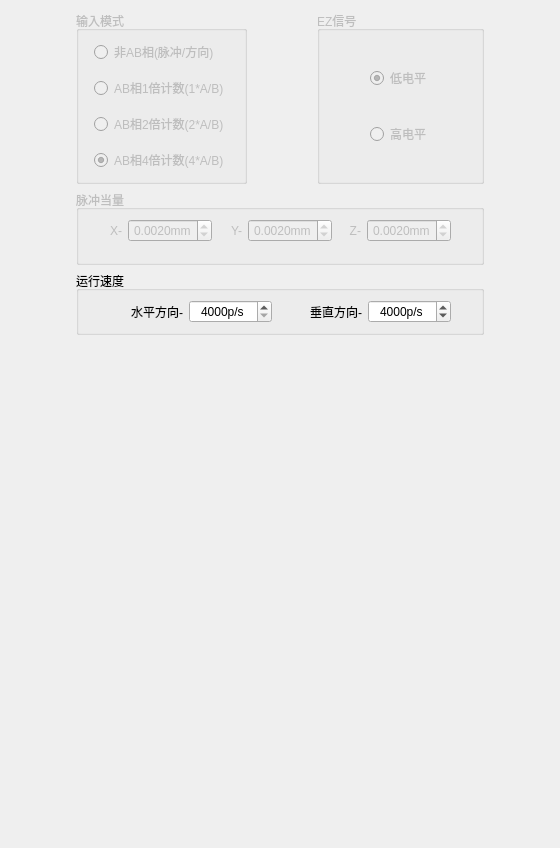
     <widget class="QWidget" name="tabEncoder">
      <attribute name="title">
       <string>Encoder</string>
      </attribute>
      <layout class="QGridLayout" name="gridLayout_5">
       <item row="1" column="1">
        <widget class="QGroupBox" name="groupBox_15">
         <property name="enabled">
          <bool>false</bool>
         </property>
         <property name="title">
          <string>脉冲当量</string>
         </property>
         <layout class="QHBoxLayout" name="horizontalLayout_9">
          <property name="leftMargin">
           <number>20</number>
          </property>
          <property name="rightMargin">
           <number>30</number>
          </property>
          <property name="bottomMargin">
           <number>20</number>
          </property>
          <item>
           <widget class="QLabel" name="label_28">
            <property name="text">
             <string>X-</string>
            </property>
            <property name="alignment">
             <set>Qt::AlignRight|Qt::AlignTrailing|Qt::AlignVCenter</set>
            </property>
           </widget>
          </item>
          <item>
           <widget class="QDoubleSpinBox" name="xEquivalency">
            <property name="enabled">
             <bool>false</bool>
            </property>
            <property name="alignment">
             <set>Qt::AlignCenter</set>
            </property>
            <property name="readOnly">
             <bool>false</bool>
            </property>
            <property name="accelerated">
             <bool>true</bool>
            </property>
            <property name="suffix">
             <string>mm</string>
            </property>
            <property name="decimals">
             <number>4</number>
            </property>
            <property name="minimum">
             <double>0.000000000000000</double>
            </property>
            <property name="maximum">
             <double>1.000000000000000</double>
            </property>
            <property name="singleStep">
             <double>0.000100000000000</double>
            </property>
            <property name="value">
             <double>0.002000000000000</double>
            </property>
           </widget>
          </item>
          <item>
           <widget class="QLabel" name="label_29">
            <property name="text">
             <string>Y-</string>
            </property>
            <property name="alignment">
             <set>Qt::AlignRight|Qt::AlignTrailing|Qt::AlignVCenter</set>
            </property>
           </widget>
          </item>
          <item>
           <widget class="QDoubleSpinBox" name="yEquivalency">
            <property name="alignment">
             <set>Qt::AlignCenter</set>
            </property>
            <property name="accelerated">
             <bool>true</bool>
            </property>
            <property name="suffix">
             <string>mm</string>
            </property>
            <property name="decimals">
             <number>4</number>
            </property>
            <property name="minimum">
             <double>0.000000000000000</double>
            </property>
            <property name="maximum">
             <double>1.000000000000000</double>
            </property>
            <property name="singleStep">
             <double>0.000100000000000</double>
            </property>
            <property name="value">
             <double>0.002000000000000</double>
            </property>
           </widget>
          </item>
          <item>
           <widget class="QLabel" name="label_30">
            <property name="text">
             <string>Z-</string>
            </property>
            <property name="alignment">
             <set>Qt::AlignRight|Qt::AlignTrailing|Qt::AlignVCenter</set>
            </property>
           </widget>
          </item>
          <item>
           <widget class="QDoubleSpinBox" name="zEquivalency">
            <property name="alignment">
             <set>Qt::AlignCenter</set>
            </property>
            <property name="accelerated">
             <bool>true</bool>
            </property>
            <property name="suffix">
             <string>mm</string>
            </property>
            <property name="decimals">
             <number>4</number>
            </property>
            <property name="minimum">
             <double>0.000000000000000</double>
            </property>
            <property name="maximum">
             <double>1.000000000000000</double>
            </property>
            <property name="singleStep">
             <double>0.000100000000000</double>
            </property>
            <property name="value">
             <double>0.002000000000000</double>
            </property>
           </widget>
          </item>
         </layout>
        </widget>
       </item>
       <item row="2" column="1">
        <widget class="QGroupBox" name="groupBox_16">
         <property name="title">
          <string>运行速度</string>
         </property>
         <layout class="QHBoxLayout" name="horizontalLayout_10">
          <property name="leftMargin">
           <number>20</number>
          </property>
          <property name="rightMargin">
           <number>30</number>
          </property>
          <item>
           <widget class="QLabel" name="label_31">
            <property name="text">
             <string>水平方向-</string>
            </property>
            <property name="alignment">
             <set>Qt::AlignRight|Qt::AlignTrailing|Qt::AlignVCenter</set>
            </property>
           </widget>
          </item>
          <item>
           <widget class="QDoubleSpinBox" name="xyLineVectorVel">
            <property name="toolTip">
             <string>&lt;html&gt;&lt;head/&gt;&lt;body&gt;&lt;p&gt;&lt;span style=&quot; font-weight:600;&quot;&gt;全局&lt;/span&gt;&lt;/p&gt;&lt;/body&gt;&lt;/html&gt;</string>
            </property>
            <property name="alignment">
             <set>Qt::AlignCenter</set>
            </property>
            <property name="suffix">
             <string notr="true">p/s</string>
            </property>
            <property name="decimals">
             <number>0</number>
            </property>
            <property name="minimum">
             <double>4000.000000000000000</double>
            </property>
            <property name="maximum">
             <double>200000.000000000000000</double>
            </property>
            <property name="singleStep">
             <double>200.000000000000000</double>
            </property>
           </widget>
          </item>
          <item>
           <widget class="QLabel" name="label_32">
            <property name="text">
             <string>垂直方向-</string>
            </property>
            <property name="alignment">
             <set>Qt::AlignRight|Qt::AlignTrailing|Qt::AlignVCenter</set>
            </property>
           </widget>
          </item>
          <item>
           <widget class="QDoubleSpinBox" name="zVel">
            <property name="toolTip">
             <string>&lt;html&gt;&lt;head/&gt;&lt;body&gt;&lt;p&gt;&lt;span style=&quot; font-weight:600;&quot;&gt;全局&lt;/span&gt;&lt;/p&gt;&lt;/body&gt;&lt;/html&gt;</string>
            </property>
            <property name="alignment">
             <set>Qt::AlignCenter</set>
            </property>
            <property name="suffix">
             <string notr="true">p/s</string>
            </property>
            <property name="decimals">
             <number>0</number>
            </property>
            <property name="minimum">
             <double>1000.000000000000000</double>
            </property>
            <property name="maximum">
             <double>200000.000000000000000</double>
            </property>
            <property name="singleStep">
             <double>200.000000000000000</double>
            </property>
            <property name="value">
             <double>4000.000000000000000</double>
            </property>
           </widget>
          </item>
         </layout>
        </widget>
       </item>
       <item row="0" column="0">
        <spacer name="horizontalSpacer_6">
         <property name="orientation">
          <enum>Qt::Horizontal</enum>
         </property>
         <property name="sizeHint" stdset="0">
          <size>
           <width>65</width>
           <height>20</height>
          </size>
         </property>
        </spacer>
       </item>
       <item row="0" column="2">
        <spacer name="horizontalSpacer_7">
         <property name="orientation">
          <enum>Qt::Horizontal</enum>
         </property>
         <property name="sizeHint" stdset="0">
          <size>
           <width>65</width>
           <height>20</height>
          </size>
         </property>
        </spacer>
       </item>
       <item row="0" column="1">
        <layout class="QHBoxLayout" name="horizontalLayout_2">
         <property name="spacing">
          <number>70</number>
         </property>
         <item>
          <widget class="QGroupBox" name="groupBox_2">
           <property name="enabled">
            <bool>false</bool>
           </property>
           <property name="title">
            <string>输入模式</string>
           </property>
           <layout class="QVBoxLayout" name="verticalLayout_2">
            <property name="spacing">
             <number>12</number>
            </property>
            <property name="leftMargin">
             <number>15</number>
            </property>
            <property name="rightMargin">
             <number>15</number>
            </property>
            <item>
             <widget class="QRadioButton" name="notABRBtn">
              <property name="text">
               <string>非AB相(脉冲/方向)</string>
              </property>
             </widget>
            </item>
            <item>
             <widget class="QRadioButton" name="singleABRBtn">
              <property name="text">
               <string>AB相1倍计数(1*A/B)</string>
              </property>
             </widget>
            </item>
            <item>
             <widget class="QRadioButton" name="doubleABRBtn">
              <property name="text">
               <string>AB相2倍计数(2*A/B)</string>
              </property>
             </widget>
            </item>
            <item>
             <widget class="QRadioButton" name="quadrupleABRBtn">
              <property name="text">
               <string>AB相4倍计数(4*A/B)</string>
              </property>
              <property name="checked">
               <bool>true</bool>
              </property>
             </widget>
            </item>
           </layout>
          </widget>
         </item>
         <item>
          <widget class="QGroupBox" name="groupBox_3">
           <property name="enabled">
            <bool>false</bool>
           </property>
           <property name="title">
            <string>EZ信号</string>
           </property>
           <layout class="QVBoxLayout" name="verticalLayout_3">
            <property name="leftMargin">
             <number>50</number>
            </property>
            <property name="rightMargin">
             <number>50</number>
            </property>
            <item>
             <widget class="QRadioButton" name="ezLowLvLRBtn">
              <property name="text">
               <string>低电平</string>
              </property>
              <property name="checked">
               <bool>true</bool>
              </property>
             </widget>
            </item>
            <item>
             <widget class="QRadioButton" name="ezHighLvLRBtn">
              <property name="text">
               <string>高电平</string>
              </property>
             </widget>
            </item>
           </layout>
          </widget>
         </item>
        </layout>
       </item>
       <item row="4" column="1">
        <spacer name="verticalSpacer_6">
         <property name="orientation">
          <enum>Qt::Vertical</enum>
         </property>
         <property name="sizeHint" stdset="0">
          <size>
           <width>20</width>
           <height>502</height>
          </size>
         </property>
        </spacer>
       </item>
      </layout>
     </widget>
